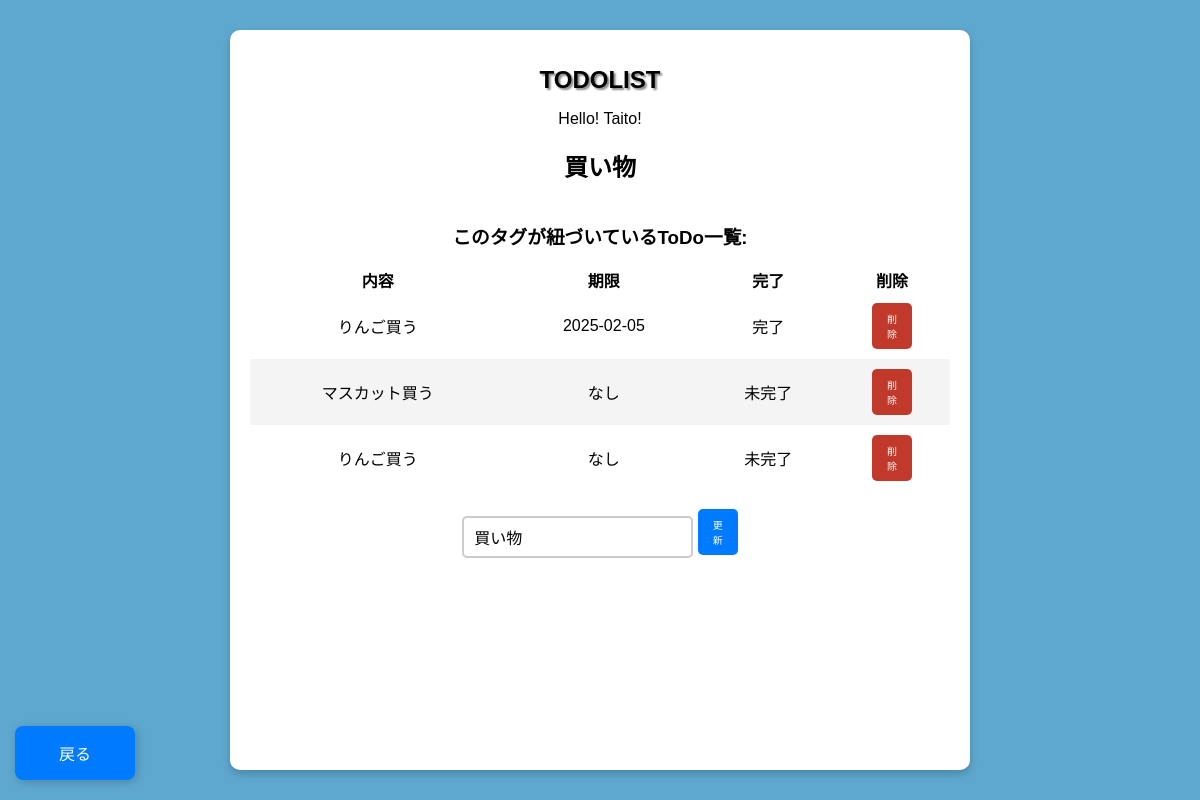
/tag/3, run on an earlier commit of the app's database.
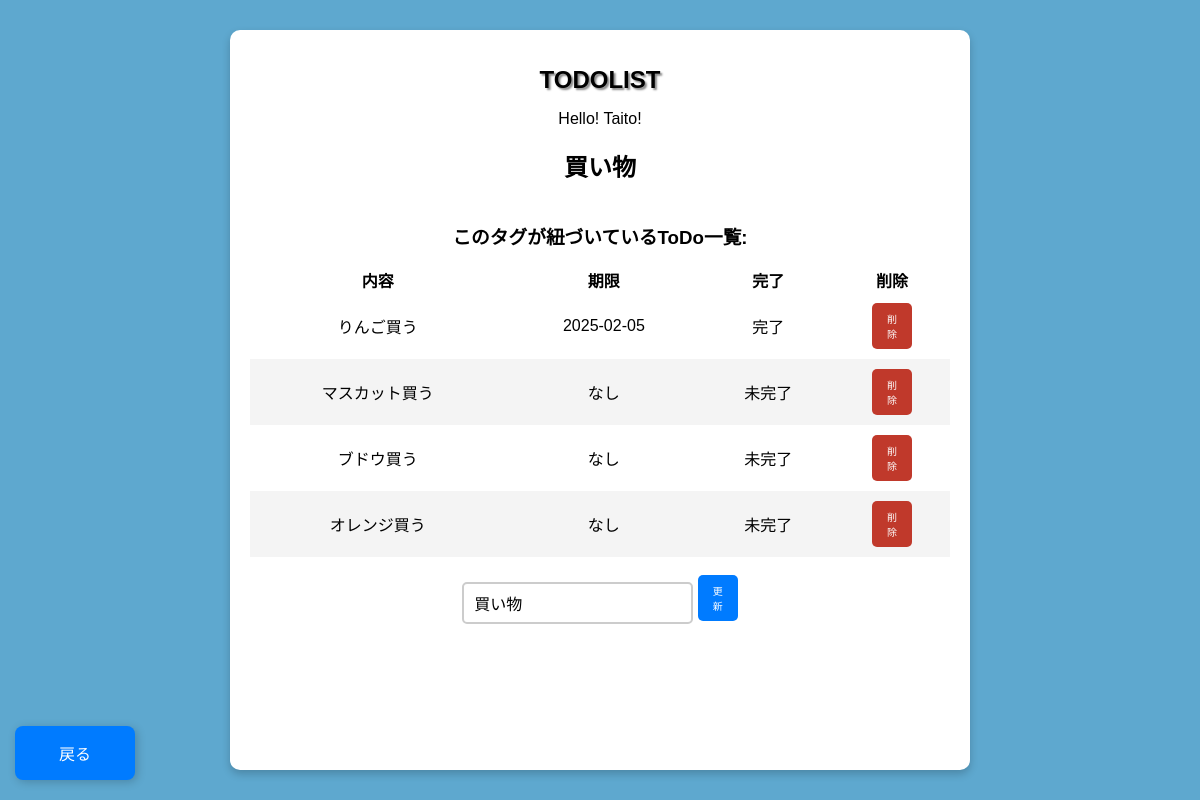
And on a later commit of the database.
### app/database/table/models.py (models this page shows)
class Tag(Base):
    __tablename__ = 'tag'
    __table_args__ = {
        'comment': 'tagの内容を管理するテーブル'
    }
    id   = Column('tag_id', Integer, primary_key=True, autoincrement=True)
    desc = Column('description', String(200), nullable=False)
    settings = relationship("Set", back_populates="tag", cascade="all, delete-orphan")

class Todo(Base):
    __tablename__ = 'todo'
    __table_args__ = {
        'comment': 'todoの内容を管理するテーブル'
    }
    id   = Column('todo_id', Integer, primary_key=True, autoincrement=True)
    box  = Column('box', String(200), nullable=False)
    date = Column('date', Date, nullable=True)  # 現在時刻をデフォルトに設定
    completed = Column('completed', Boolean, default=False)
    settings = relationship("Set", back_populates="todo", cascade="all, delete-orphan")

### app/routes/tag.py (the view)
@router.get("/tag/{tag_id}")
async def read_tag(request: Request, tag_id: int):
    tag = db.query(Tag).filter(Tag.id == tag_id).first()
    if not tag:
        return JSONResponse(status_code=404, detail="Tagが見つかりません")
    related_todos = (
        db.query(Todo)
        .join(Set, Set.todo_id == Todo.id)
        .filter(Set.tag_id == tag_id)
        .all()
    )
    return templates.TemplateResponse("tag.html", {
        "request": request,
        "name": "Taito!",
        "tag": tag,
        "tag_id": tag_id,
        "related_todos": related_todos  # 紐づくToDoリストを渡す
    })

### app/templates/tag.html (shortened to what this page needs)
{% extends "layout.html" %}
{% block content %}
    <h2>{{ tag.desc }}</h2>
    <h3>このタグが紐づいているToDo一覧:</h3>
    <table style="border-collapse: separate; border-spacing: 0;">
        <thead>
            <tr>
                <th>内容</th>
                <th>期限</th>
                <th>完了</th>
                <th>削除</th>
            </tr>
        </thead>
        <tbody id="todo-list">
            {% for todo in related_todos %}
            <tr>
                <td>
                    <a href="/todo/{{ todo.id }}" style="color: black; text-decoration: none;">
                        {{ todo.box }}
                    </a>
                </td>
                <td>{{ todo.date if todo.date else 'なし' }}</td>
                <td>{{ '完了' if todo.completed else '未完了' }}</td>
                <td>
                    <button onclick="deleteTodo('{{ todo.id }}')" class="remove-btn">
                        削除
                    </button>
                </td>
            </tr>
            {% endfor %}
        </tbody>
    </table>
    <br>
    <form id="tag-updateform" class="tag-updateform" data-tag-id="{{ tag.id }}">
        <input type="text" id="update-tagdesc" class="tag-updateinput" placeholder="Tagを入力" name="tagdesc" required value="{{ tag.desc }}">
        <button type="submit" class="add-button">更新</button>
    </form>
    <a href="/tag" class="back-button">戻る</a>
{% endblock %}

### app/templates/layout.html (shortened to what this page needs)
<!DOCTYPE html>
<html lang="ja">
<head>
    <link rel="stylesheet" href="/app/static/css/styles.css">
</head>
<body>
    <div class="background">
        <h1>TODOLIST</h1>
        <div style="display: flex; flex-direction: column; min-height: 80vh">
            <div>
                Hello! {{ name }}
            </div>
        {%- block content %}{% endblock %}
        </div>
    </div>
</body>
</html>

### app/static/css/styles.css (style rules this page uses)
body { font-family: Arial, sans-serif; background-color: #5ea8cf; display: flex; justify-content: center; align-items: center; height: 100vh; margin: 0; }
.background { background: white; padding: 20px; border-radius: 10px; box-shadow: 0 4px 8px rgba(0, 0, 0, 0.2); text-align: center; width: 700px; }
h1 { font-size: 24px; font-weight: bold; text-shadow: 2px 2px 2px #888; }
input { flex: 1; padding: 10px; border: 2px solid #ccc; border-radius: 5px; font-size: 16px; }
button { background-color: #3498db; color: white; border: none; padding: 10px; cursor: pointer; border-radius: 5px; font-size: 20px; width: 40px; }
.remove-btn { padding: 8px 15px; font-size: 10px; background-color: #c0392b; color: white; border: none; border-radius: 5px; cursor: pointer; transition: background-color 0.3s ease; }
.back-button { text-decoration: none; position: fixed; bottom: 20px; left: 15px; width: 40px; background-color: #007bff; color: white; border: none; padding: 15px 40px; border-radius: 8px; font-size: 16px; cursor: pointer; box-shadow: 2px 2px 10px rgba(0, 0, 0, 0.2); transition: background-color 0.3s ease; display: flex; align-items: center; justify-content: center; }
.add-button { padding: 8px 15px; font-size: 10px; background-color: #007bff; color: white; border: none; border-radius: 5px; cursor: pointer; transition: background-color 0.3s ease; }
table { width: 100%; border-spacing: 0; }
#todo-list tr:nth-child(even) { background-color: #f4f4f4; }
#todo-list tr:nth-child(odd) { background-color: #ffffff; }
#todo-list tr { border-bottom: 1px solid #ccc; }
#todo-list tr:last-child { border-bottom: none; }
td { padding: 10px; }

What changed in the data, as far as the page shows it:
no longer on this page (row edited): Todo: box "りんご買う", date "なし", completed "未完了"
added Todo: box "ブドウ買う", date "なし", completed "未完了"
added Todo: box "オレンジ買う", date "なし", completed "未完了"
